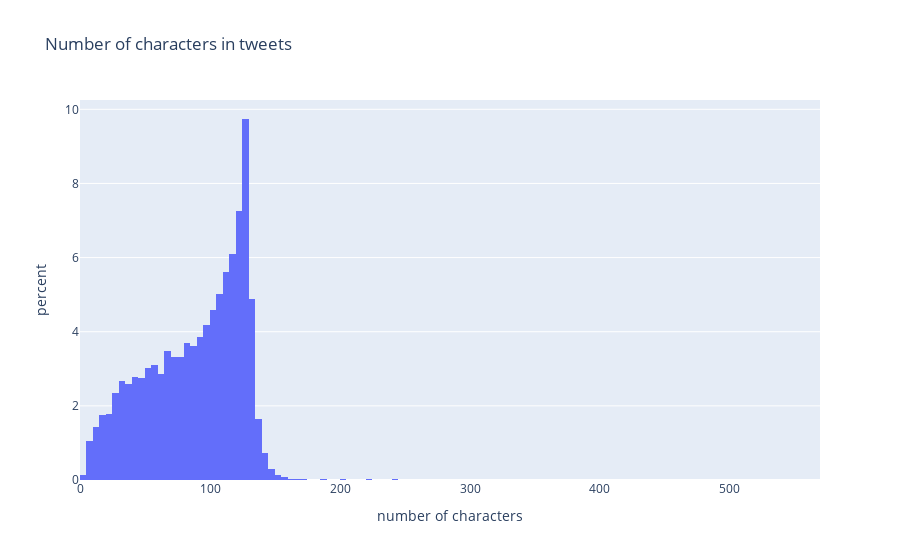

The notebook cell saved with this chart:
### Code cell
n_char_chart = px.histogram(
    df_nd,
    x="tweet_length",
    nbins=200,
    histnorm="percent",
    labels={"tweet_length": "number of characters"},
    title="Number of characters in tweets",
)
n_char_chart.show()

### Figure 1 — Plotly figure (JSON) as saved in the notebook; plotly's stock layout.template omitted (floating-point values rounded to 4 significant figures; data arrays with more than 128 entries replaced by an {"elided": "..."} marker saying what was removed)
{"data": [{"alignmentgroup": "True", "bingroup": "x", "histnorm": "percent", "hovertemplate": "number of characters=%{x}<br>percent=%{y}<extra></extra>", "legendgroup": "", "marker": {"color": "#636efa", "pattern": {"shape": ""}}, "name": "", "nbinsx": 200, "offsetgroup": "", "orientation": "v", "showlegend": false, "type": "histogram", "x": {"elided": "14427 int values"}, "xaxis": "x", "yaxis": "y"}], "layout": {"barmode": "relative", "legend": {"tracegroupgap": 0}, "title": {"text": "Number of characters in tweets"}, "xaxis": {"anchor": "y", "domain": [0, 1], "title": {"text": "number of characters"}}, "yaxis": {"anchor": "x", "domain": [0, 1], "title": {"text": "percent"}}}}
